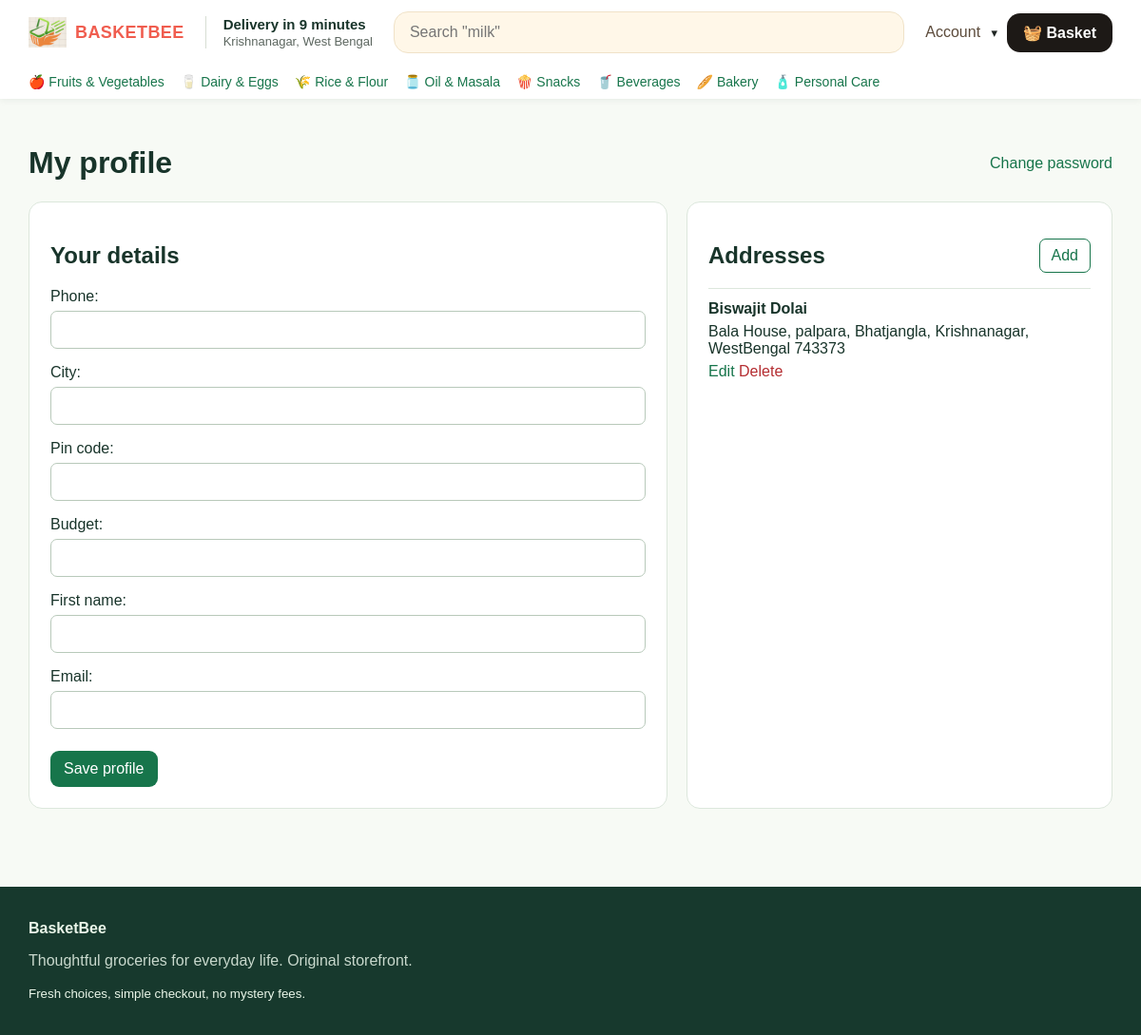
/profile/ (signed in), run on the app's committed database.
### store/models.py (models this page shows, shortened)
class Category(models.Model):
    name = models.CharField(
        max_length=100,
        unique=True
    )
    slug = models.SlugField(
        unique=True,
        blank=True
    )
    icon = models.CharField(
        max_length=12,
        default='🛍️'
    )

class CustomerProfile(models.Model):
    user = models.OneToOneField(
        User,
        on_delete=models.CASCADE,
        related_name='profile'
    )
    phone = models.CharField(
        max_length=15,
        blank=True
    )
    city = models.CharField(
        max_length=80,
        blank=True
    )
    pin_code = models.CharField(
        max_length=10,
        blank=True
    )
    budget = models.DecimalField(
        max_digits=9,
        decimal_places=2,
        null=True,
        blank=True
    )

class Address(models.Model):
    user = models.ForeignKey(
        User,
        on_delete=models.CASCADE,
        related_name='addresses'
    )
    full_name = models.CharField(
        max_length=100
    )
    phone = models.CharField(
        max_length=15
    )
    house = models.CharField(
        max_length=160
    )
    street = models.CharField(
        max_length=160
    )
    area = models.CharField(
        max_length=160
    )
    city = models.CharField(
        max_length=80
    )
    state = models.CharField(
        max_length=80
    )
    pin_code = models.CharField(
        max_length=10
    )
    is_default = models.BooleanField(
        default=False
    )
    class Meta:
        ordering = ['-is_default', '-id']

### store/views.py (the view)
@login_required
def profile(request):
    profile, _ = CustomerProfile.objects.get_or_create(user=request.user)
    form = ProfileForm(request.POST or None, instance=profile)
    if request.method == "POST" and form.is_valid():
        form.save()
        messages.success(request, "Profile updated.")
        return redirect("profile")
    return render(request, "profile.html", {
        "form": form,
        "addresses": request.user.addresses.all(),
    })

### store/forms.py (shortened to what this page needs)
class ProfileForm(forms.ModelForm):
    first_name=forms.CharField(max_length=30); email=forms.EmailField()
    class Meta: model=CustomerProfile; fields=('phone','city','pin_code','budget')
    def __init__(self,*a,**kw): super().__init__(*a,**kw); self.fields['first_name'].initial=self.instance.user.first_name; self.fields['email'].initial=self.instance.user.email

### store/context_processors.py (called while the page is built)
def site_data(request):
    cart=request.session.get('cart', {})
    return {'nav_categories': __import__('store.models',fromlist=['Category']).Category.objects.all()[:8], 'cart_count':sum(cart.values())}

### templates/profile.html (shortened to what this page needs)
{% extends 'base.html' %}
{% block content %}
<div class="page-head">
    <h1>My profile</h1>
    <a href="{% url 'password_change' %}">Change password</a>
</div>
<div class="two-col">
    <section class="card">
        <h2>Your details</h2>
        <form method="post" class="form">
            {{ form.as_p }}
            <button class="button">Save profile</button>
        </form>
    </section>
    <section class="card">
        <div class="section-heading">
            <h2>Addresses</h2>
            <a class="outline" href="{% url 'address_add' %}">Add</a>
        </div>
        {% for a in addresses %}
            <div class="address">
                <b>{{ a.full_name }} {% if a.is_default %}<em>Default</em>{% endif %}</b>
                <p>{{ a.house }}, {{ a.street }}, {{ a.area }}, {{ a.city }}, {{ a.state }} {{ a.pin_code }}</p>
                <a href="{% url 'address_edit' a.id %}">Edit</a>
                <form method="post" action="{% url 'address_delete' a.id %}" class="inline">
                    <button class="link danger">Delete</button>
                </form>
            </div>
        {% empty %}
            <p>No saved addresses yet.</p>
        {% endfor %}
    </section>
</div>
{% endblock %}

### templates/base.html (shortened to what this page needs)
{% load static %}
<!doctype html>
<html lang="en">
<head>
    <link rel="stylesheet" href="{% static 'css/style.css' %}?v=2">
    <link rel="stylesheet" href="{% static 'css/topbar.css' %}?v=2">
</head>
<body>
    {% include 'includes/navbar.html' %}
    <main class="wrap">
        {% block content %}
        {% endblock %}
    </main>
    {% include 'includes/footer.html' %}
</body>
</html>

### templates/includes/navbar.html (shortened to what this page needs)
{% load static %}
<header class="site-header">
    <div class="topbar wrap">
        <a class="brand" href="{% url 'home' %}">
            <img
                class="brand-logo"
                src="{% static 'images/logo.png' %}"
                alt="BasketBee Logo"
            >
            <span>BASKETBEE</span>
        </a>
        <div class="delivery">
            <strong>Delivery in 9 minutes</strong>
            <small>Krishnanagar, West Bengal</small>
        </div>
        <form class="top-search" action="{% url 'products' %}">
            <input
    id="searchInput"
    name="q"
    value="{{ request.GET.q }}"
    aria-label="Search groceries"
    placeholder='Search "rice"'
>
        </form>
        <nav class="top-actions">
            {% if user.is_authenticated %}
                <details class="account-menu">
                    <summary class="login-action">
                        Account
                    </summary>
                </details>
            {% else %}
                <a class="login-action" href="{% url 'login' %}">
                    Login
                </a>
            {% endif %}
            <a class="basket-action" href="{% url 'cart' %}">
                <span>🧺</span>
                Basket
            </a>
        </nav>
    </div>
    <div class="category-nav wrap">
        {% for c in nav_categories %}
            <a href="{% url 'category' c.slug %}">
                {{ c.icon }} {{ c.name }}
            </a>
        {% endfor %}
    </div>
</header>

### templates/includes/footer.html
<footer><div class="wrap"><strong>BasketBee</strong><p>Thoughtful groceries for everyday life. Original  storefront.</p><small>Fresh choices, simple checkout, no mystery fees.</small></div></footer>

### static/css/style.css (style rules this page uses)
:root { --green:#17754b; --lime:#dff3a8; --ink:#18342a; --muted:#66766e; --paper:#f7faf5; --line:#dce7dc }
* { box-sizing:border-box }
body { margin:0; font:16px Arial,sans-serif; color:var(--ink); background:var(--paper) }
.wrap { max-width:1180px; margin:auto; padding-left:20px; padding-right:20px }
header { background:white; border-bottom:1px solid var(--line) }
.brand { font-size:25px; font-weight:800; color:var(--green); text-decoration:none }
.brand span { color:#e6a824 }
.search button,.outline { background:white; color:var(--green); border:1px solid var(--green) }
nav { display:flex; gap:13px; align-items:center }
a { color:var(--green); text-decoration:none }
nav a { white-space:nowrap }
.cart-link,.button { background:var(--green); color:white; padding:10px 14px; border-radius:9px }
.category-nav { display:flex; gap:17px; overflow:auto; padding-top:10px; padding-bottom:10px; white-space:nowrap; font-size:14px }
main { min-height:72vh; padding-top:28px; padding-bottom:48px }
section { margin-bottom:34px }
.section-heading,.page-head { display:flex; justify-content:space-between; align-items:center; gap:15px }
.categories a,.card,.product-card { background:white; border:1px solid var(--line); border-radius:14px }
.outline,button { padding:8px 12px; border-radius:7px; cursor:pointer; font:inherit }
.button { display:inline-block; border:0; margin-top:7px }
.two-col { display:grid; grid-template-columns:1.5fr 1fr; gap:20px }
.card { padding:22px }
.quantity form,.inline { display:inline }
.link { border:0; background:none; padding:0; color:var(--green) }
.danger { color:#b52e32 }
.form p { display:grid; gap:6px }
.form input,.form select,.form textarea,input,select { padding:10px; border:1px solid #b8c9ba; border-radius:7px; font:inherit; width:100% }
.address { border-top:1px solid var(--line); padding:12px 0 }
.address p { margin:6px 0 }
footer { padding:35px 0; background:#17392d; color:#eaf6e9 }
footer p { color:#c9d9cd }

### static/css/topbar.css (style rules this page uses)
.site-header { box-shadow:0 1px 7px rgba(24,52,42,.08); border-bottom:0 }
.topbar { min-height:68px; display:flex; align-items:center; gap:22px }
.topbar .brand { display:flex; align-items:center; gap:9px; font-size:18px; letter-spacing:.4px; color:#f05d4f }
.topbar .brand span { color:#f05d4f }
.delivery { padding-left:18px; border-left:1px solid #d7ddd3; display:grid; gap:2px; white-space:nowrap }
.delivery strong { font-size:15px }
.delivery small { font-size:13px; color:#5c665f }
.top-search { flex:1 }
.top-search input { width:100%; background:#fff7e8; border:1px solid #f0e2c8; border-radius:15px; padding:12px 16px; min-width:170px }
.top-actions { display:flex; align-items:center; gap:10px; white-space:nowrap }
.admin-action,.login-action { padding:10px 15px; border:1px solid #eadfcf; border-radius:13px; color:#5c4b3b; background:#fff }
.account-menu { position:relative }
.account-menu summary { list-style:none; cursor:pointer }
.account-menu .login-action { border:0; background:transparent; padding-left:0; padding-right:0 }
.account-menu summary::after { content:'▾'; display:inline-block; margin-left:7px; color:#1f2522; font-size:13px }
.basket-action { padding:11px 17px; border-radius:14px; background:#1d1916; color:#fff; font-weight:bold }
.brand { display: flex; align-items: center; gap: 10px; text-decoration: none; }
.brand-logo { width: 40px; height: 40px; object-fit: contain; display: block; }
.top-search input { transition: all 0.3s ease; }
.top-search input::placeholder { opacity: 1; transition: opacity 0.2s ease; }

### data on the page
Category: icon "🍎", name "Fruits & Vegetables"
Category: icon "🥛", name "Dairy & Eggs"
Category: icon "🌾", name "Rice & Flour"
Category: icon "🫙", name "Oil & Masala"
Category: icon "🍿", name "Snacks"
Category: icon "🥤", name "Beverages"
Category: icon "🥖", name "Bakery"
Category: icon "🧴", name "Personal Care"
Address: full_name "Biswajit Dolai", house "Bala House", street "palpara", area "Bhatjangla", city "Krishnanagar", state "WestBengal", pin_code "743373"
